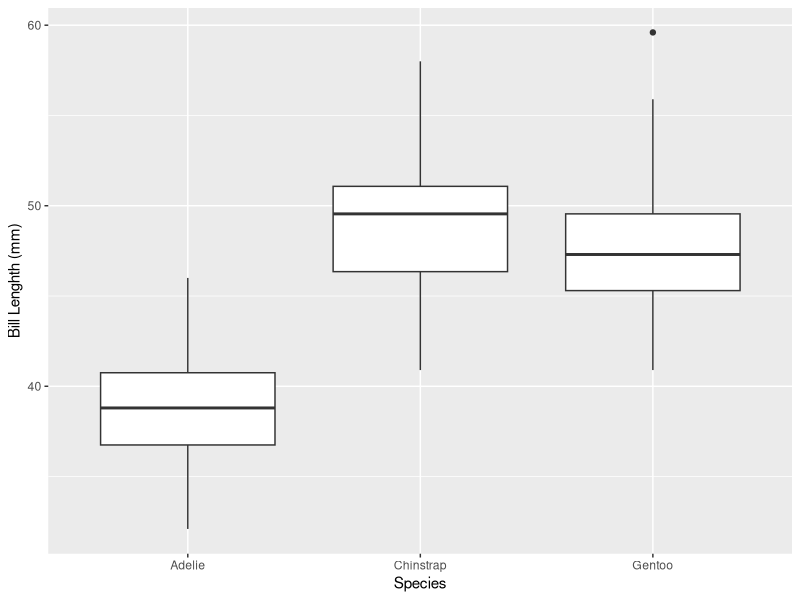
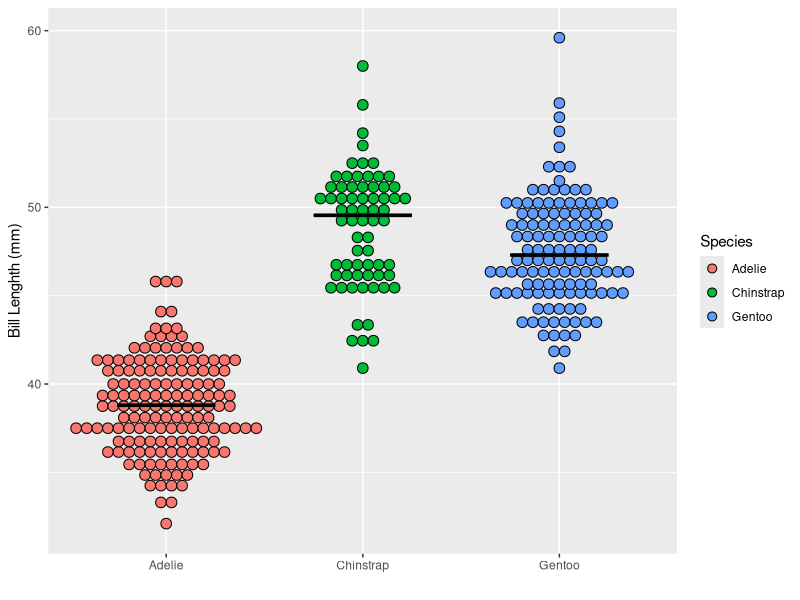

The R source for these figures, in order:
## ---- chunk 1
# install.packages("palmerpenguins")
library(palmerpenguins)
library(tidyverse)

penguins <- palmerpenguins::penguins 
## ---- chunk 2
# three species of penguin
penguins %>% 
  distinct(species)
## ---- chunk 3
ggplot(penguins)+
  aes(x = species, y = bill_length_mm)+
  geom_boxplot()+
  labs(x = "Species",
       y = "Bill Lenghth (mm)")
## ---- chunk 4
#ggplot(penguins) +
#  geom_pointrange(aes(x = species, y = bill_length_mm),
#                  stat = "summary",
#                  fun.min = function(z) {quantile(z,0.25)},
#                  fun.max = function(z) {quantile(z,0.75)},
#                  fun = median)
## ---- chunk 5
ggplot(data = penguins, aes(y = bill_length_mm, x = species)) + # Move y and x here so than they can be used in stat_*
    geom_dotplot(aes(fill = species),   # Use fill = Species here not in ggplot()
                 binaxis = "y",         # which axis to bin along
                 binwidth = 0.6,        # Minimal difference considered diffeerent
                 stackdir = "center"    # Centered
                 ) +
    stat_summary(fun = median, fun.min = median, fun.max = median,
                 geom = "crossbar", width = 0.5)+
  labs(x = "",
       y = "Bill Lenghth (mm)",
       fill = "Species")
## ---- chunk 6
penguins %>% 
  drop_na(bill_length_mm) %>% 
  group_by(species) %>% 
  summarise(mean = mean(bill_length_mm), 
            median = median(bill_length_mm))
## ---- chunk 7
penguins %>%
  drop_na(bill_length_mm) %>% 
  group_by(species) %>%
  summarise(standard_deviation = sd(bill_length_mm))
## ---- chunk 8
library(e1071)

penguins %>%
  drop_na(bill_length_mm) %>% 
  group_by(species) %>%
  summarise(skewness = skewness(bill_length_mm, type = 1))
